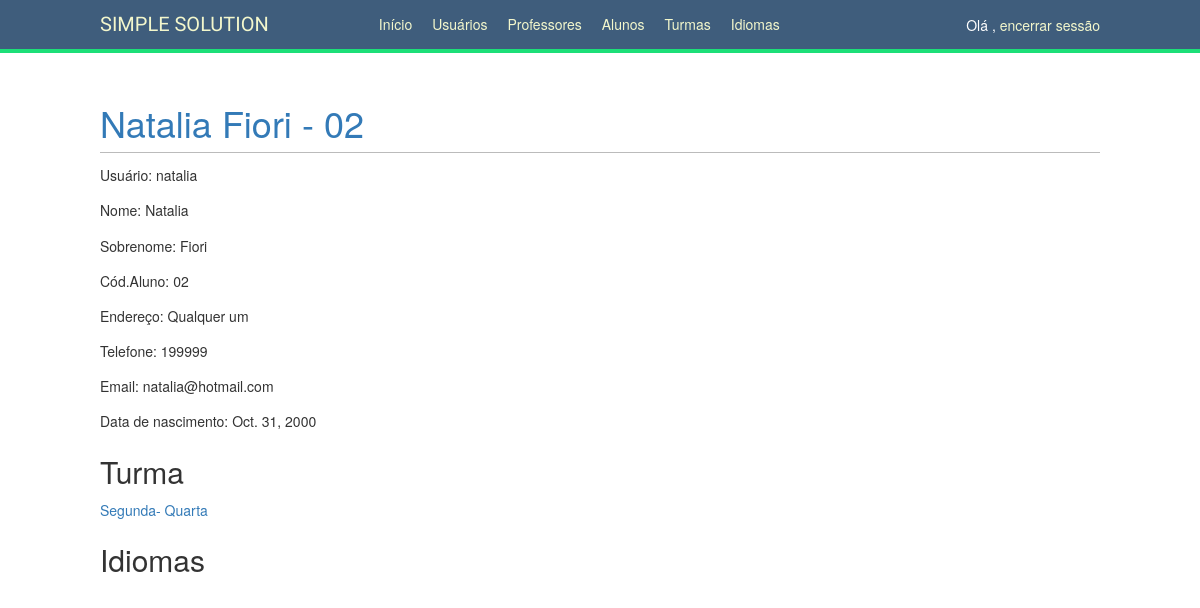
/school/students/2/ (signed in), run on an earlier commit of the app's database.
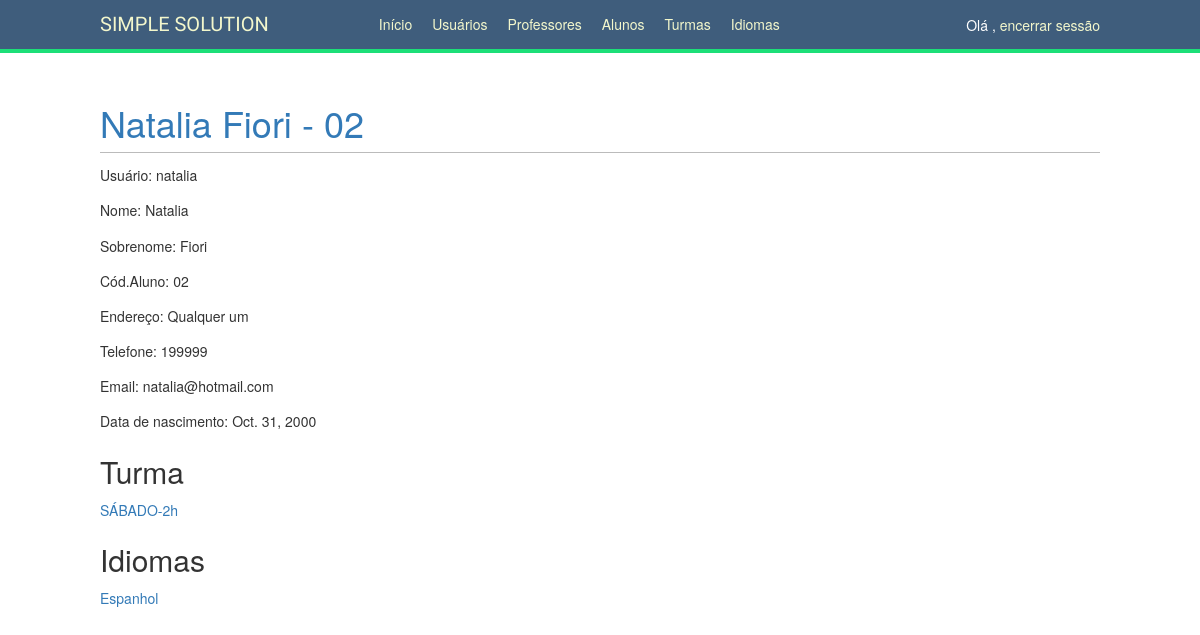
And on a later commit of the database.
### school/models.py (models this page shows, shortened)
class Career(models.Model):
    SEG_QUA = 'SEG-QUA'
    TER_QUI = 'TER-QUI'
    SEXTA = 'SEXTA-2h'
    SABADO = 'SÁBADO-2h'
    WEEK_DAYS_MAP = {
        SEG_QUA: 'SEG-QUA',
        TER_QUI: 'TER-QUI',
        SEXTA: 'SEXTA-2h',
        SABADO: 'SÁBADO-2h',
    }
    WEEK_DAYS_CHOICES = [
        (SEG_QUA, WEEK_DAYS_MAP[SEG_QUA]),
        (TER_QUI, WEEK_DAYS_MAP[TER_QUI]),
        (SEXTA, WEEK_DAYS_MAP[SEXTA]),
        (SABADO, WEEK_DAYS_MAP[SABADO]),
    ]
    name = models.CharField(max_length=80, verbose_name='Dias da semana', choices=WEEK_DAYS_CHOICES)
    code = models.CharField(max_length=25, verbose_name='Cód',unique=True)
    subjects = models.ManyToManyField(Subject, blank=True,)
    time = models.CharField(max_length=30,verbose_name='Horário',default='10:00/11:00')

class Subject(models.Model):
    STARTER = 'STARTER'
    BASIC = 'BASIC'
    INTERMEDIATE = 'INTERMEDIATE'
    ADVANCED = 'ADVANCED'
    SUBJECT_TYPE_MAP = {
        STARTER: 'STARTER',
        BASIC: 'BASIC',
        INTERMEDIATE: 'INTERMEDIATE',
        ADVANCED: 'ADVANCED',
    }
    SUBJECT_TYPE_CHOICES = (
        (STARTER, SUBJECT_TYPE_MAP[STARTER]),
        (BASIC, SUBJECT_TYPE_MAP[BASIC]),
        (INTERMEDIATE, SUBJECT_TYPE_MAP[INTERMEDIATE]),
        (ADVANCED, SUBJECT_TYPE_MAP[ADVANCED]),
    )
    name = models.CharField(max_length=80, unique=True, verbose_name='Nome')
    code = models.CharField(max_length=25, unique=True, verbose_name='Código')
    subject_type = models.CharField(
        max_length=12,
        choices=SUBJECT_TYPE_CHOICES, verbose_name='Nível'
    )
    professors = models.ManyToManyField(Professor, blank=True,)
    students = models.ManyToManyField('Student', blank=True)

### school/views.py (the view)
# urls.py: path('students/<int:student_id>/', views.student_detail, name='student_detail'),
@staff_member_required
def student_detail(request, student_id):
    student = get_object_or_404(Student, pk=student_id)
    return render(request, 'school/student/detail.html', {'section': 'students',
                                                          'student': student})

### school/templates/school/student/detail.html (shortened to what this page needs)
{% extends "base.html" %}
{% block content %}
    <h1><a href="{% url "student_edit" student.pk %}">{{ student.profile.user.first_name }} {{ student.profile.user.last_name }} - {{ student.code }}</a></h1>
    <p>Usuário: {{ student.profile.user.username }}</p>
    <p>Nome: {{ student.profile.user.first_name }}</p>
    <p>Sobrenome: {{ student.profile.user.last_name }}</p>
    <p>Cód.Aluno: {{ student.code }}</p>
    <p>Endereço: {{ student.profile.address }}</p>
    <p>Telefone: {{ student.profile.phone }}</p>
    <p>Email: {{ student.profile.user.email }}</p>
    <p>Data de nascimento: {{ student.profile.date_of_birth }}</p>
    <h2>Turma</h2>
    {% for career in student.careers.all %}
        <p><a href="{% url "career_detail" career.id %}">{{ career.name }}</a></p>
    {% endfor %}
    <h2>Idiomas</h2>
    {% for subject in student.subject_set.all %}
        <p><a href="{% url "subject_detail" subject.id %}">{{ subject.name }}</a></p>
    {% endfor %}
{% endblock %}

What changed in the data, as far as the page shows it:
changed Career: name "Segunda- Quarta" → "SÁBADO-2h"
now on this page (row edited): Subject: name "Espanhol"
